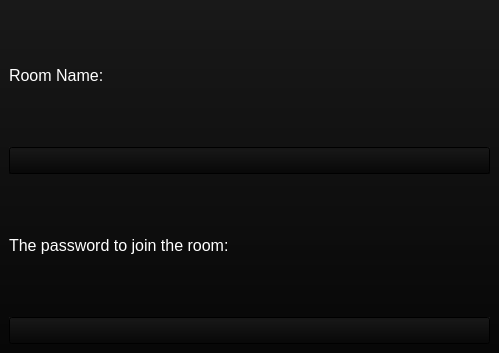
<?xml version="1.0" encoding="UTF-8"?>
<ui version="4.0">
 <class>CreateRoomWindow</class>
 <widget class="QMainWindow" name="CreateRoomWindow">
  <property name="geometry">
   <rect>
    <x>0</x>
    <y>0</y>
    <width>499</width>
    <height>353</height>
   </rect>
  </property>
  <property name="windowTitle">
   <string>Create Room</string>
  </property>
  <property name="styleSheet">
   <string notr="true">background-color: qlineargradient(spread:pad, x1:0.5, y1:1, x2:0.5, y2:0, stop:0 rgba(7, 7, 7, 255), stop:1 rgba(25, 25, 25, 255));
color: white;</string>
  </property>
  <widget class="QWidget" name="centralwidget">
   <layout class="QVBoxLayout" name="verticalLayout">
    <item>
     <widget class="QLabel" name="label">
      <property name="font">
       <font>
        <family>Segoe UI</family>
        <pointsize>12</pointsize>
       </font>
      </property>
      <property name="styleSheet">
       <string notr="true">background: transparent;</string>
      </property>
      <property name="text">
       <string>Room Name:</string>
      </property>
     </widget>
    </item>
    <item>
     <widget class="QLineEdit" name="lineEdit">
      <property name="font">
       <font>
        <family>Segoe UI</family>
        <pointsize>12</pointsize>
       </font>
      </property>
     </widget>
    </item>
    <item>
     <widget class="QLabel" name="label_2">
      <property name="font">
       <font>
        <family>Segoe UI</family>
        <pointsize>12</pointsize>
       </font>
      </property>
      <property name="styleSheet">
       <string notr="true">background: transparent;</string>
      </property>
      <property name="text">
       <string>The password to join the room:</string>
      </property>
     </widget>
    </item>
    <item>
     <widget class="QLineEdit" name="lineEdit_2">
      <property name="font">
       <font>
        <family>Segoe UI</family>
        <pointsize>12</pointsize>
       </font>
      </property>
      <property name="echoMode">
       <enum>QLineEdit::Password</enum>
      </property>
     </widget>
    </item>
   </layout>
  </widget>
  <widget class="QMenuBar" name="menubar">
   <property name="geometry">
    <rect>
     <x>0</x>
     <y>0</y>
     <width>499</width>
     <height>30</height>
    </rect>
   </property>
  </widget>
 </widget>
 <resources/>
 <connections/>
</ui>
